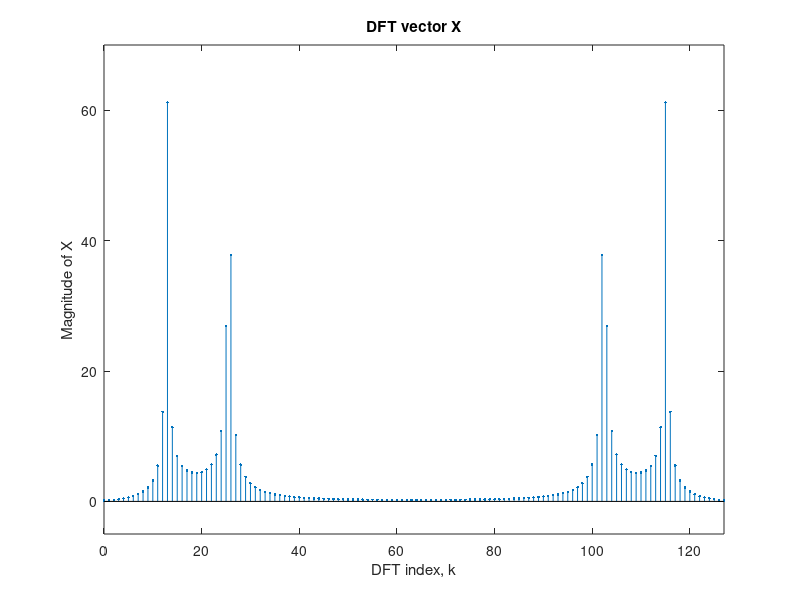

Reproduce this figure in MATLAB.
clear; clc;
load('X.mat');
magX = abs(X);
stem(0:1:127,magX,Marker=".");
title("DFT vector X");
xlabel("DFT index, k");
ylabel("Magnitude of X")
axis([0 127 -5 70]);
n = 0:1:127;
[magXsorted,order] = sort(magX,'descend');
magXsorted
newIndexOrder = n(order)
disp("f1 = "+newIndexOrder(1));
disp("f2 = "+newIndexOrder(3));
disp("-f2 = "+newIndexOrder(4));
disp("-f1 = "+newIndexOrder(2));
